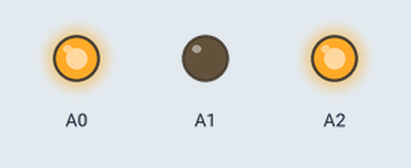
Simulated run of this sketch. Board: Arduino Uno, built with avr-gcc and run on an emulated ATmega328P. Shown: output pins drawn as LEDs (lit = HIGH).

Above: at 0.1 s.
Timing chart, 0 to 1.6 s (numbered marks = the images above):
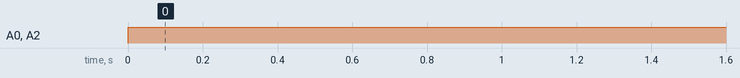

Measured:
- by itself, A0, A2: LOW → HIGH at 0.00 s

The sketch:

prototype_1_code.ino
```cpp
void setup()
{pinMode(A0 , OUTPUT);
pinMode(A1 , OUTPUT);
pinMode (A2 , OUTPUT);
}

void loop()
{
  analogWrite(A0 , 255);
  analogWrite(A1 , 0);
  analogWrite(A2 , 255);
}
```
